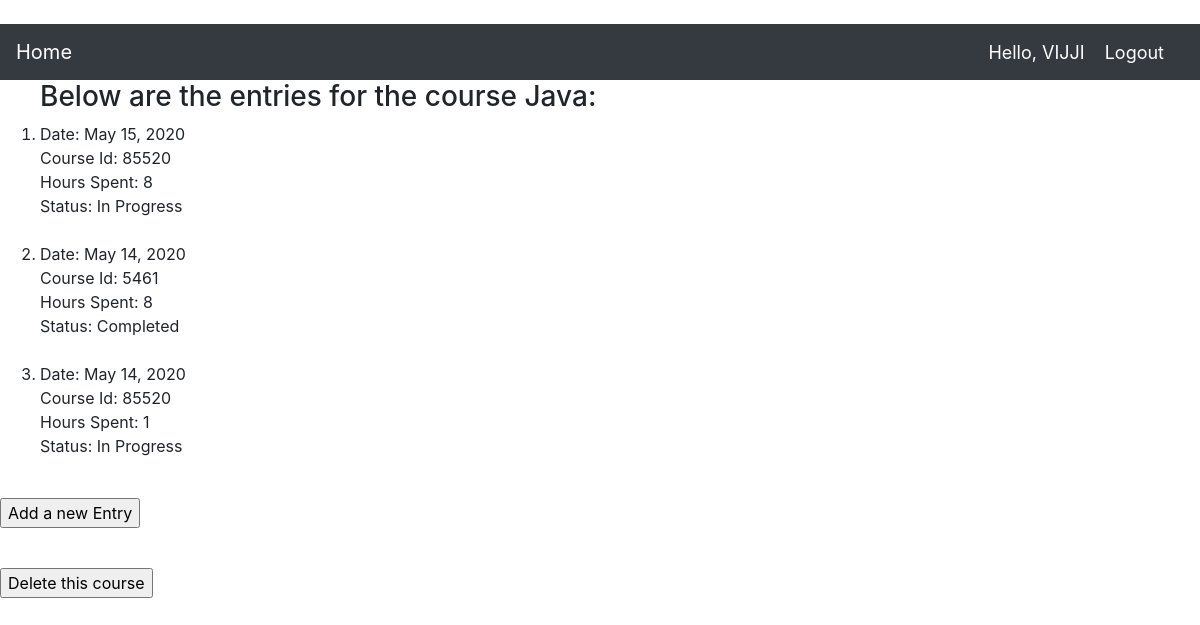
The page /entrypage/2 (signed in) on the database its author committed.
### learning_logs/models.py (models this page shows)
class Course(models.Model):
    course_name=models.CharField(max_length=100)
    owner=models.ForeignKey(User, on_delete=models.CASCADE)
    def __str__(self):
        return self.course_name

class Entry(models.Model):
    course_name=models.ForeignKey(Course, on_delete=models.CASCADE)
    course_id=models.CharField(max_length=10)
    Date=models.DateField()
    Hours_spent=models.IntegerField()
    statuses=[
        ('In Progress','In Progress'),
        ('Completed','Completed'),
        ]
    status=models.CharField(max_length=15, choices=statuses)
    class Meta:
        verbose_name_plural='entries'

### learning_logs/views.py (the view)
# urls.py: path('entrypage/<int:cid>',views.entrypage,name='entrypage'),
@login_required(login_url='users:login')
def entrypage(request, cid):
    course=Course.objects.get(id=cid)
    entries=course.entry_set.all()
    context={'entries':entries,'cid':cid,'course':course}
    return render(request,'entrypage.html',context)

### learning_logs/Templates/entrypage.html
{% extends 'basepage.html' %}
{% block content %}
{% if entries %}
    <ol>
        <h3>Below are the entries for the course {{course}}:</h3>
        {% for entry in entries %}
        <li>
            Date:  {{entry.Date}}<br />
            Course Id:  {{entry.course_id}}<br />
            Hours Spent:  {{entry.Hours_spent}}<br />
            Status:  {{entry.status}}<br /><br />
        </li>
        {% endfor %}
     </ol>
{% else %}
        <p>Oops! No entries Yet.</p>
{% endif %}
<form action="{% url 'learning_logs:addentry' cid %}">
    <input type="submit" value="Add a new Entry" ></input>
</form><br />
        <form action="{% url 'learning_logs:delete_course' cid %}">
            <input type="submit" value="Delete this course"></input>
        </form>
{% endblock content %}

### learning_logs/Templates/basepage.html (shortened to what this page needs)
﻿<!doctype html>
<html lang="en">
<head>
    {% load static %}
    <link rel="stylesheet" href="https://stackpath.bootstrapcdn.com/bootstrap/4.4.1/css/bootstrap.min.css">
</head>
<body>
    <header>
        <nav class="navbar navbar-expand-lg navbar-dark bg-dark">
            <a class="navbar-brand" href="{% url 'learning_logs:home' %}">Home</a>
            <div class="collapse navbar-collapse" id="navbarSupportedContent">
                <ul class="navbar-nav ml-auto">
                    {% if user.is_authenticated %}
                    <span class="hello-msg">Hello, {{request.user}}</span>
                    <li class="nav-item">
                        <a class="hello-msg" href="{% url 'users:logout' %}">Logout</a>
                    </li>
                    {% else %}
                        <a class="hello-msg" href="{% url 'users:register' %}">Register</a>
                        <a class="hello-msg" href="{% url 'users:login' %}">Login</a>
                    {% endif %}
                </ul>
            </div>
        </nav>
    </header>
{% block content %}{% endblock content %}

### learning_logs/Templates/basepage.html (style rules this page uses)
.hello-msg { font-size: 18px; color: #fff; margin-right: 20px; }

### rows shown on the page
Course: course_name "Java"
Entry: Date "May 15, 2020", course_id "85520", Hours_spent "8", status "In Progress"
Entry: Date "May 14, 2020", course_id "5461", Hours_spent "8", status "Completed"
Entry: Date "May 14, 2020", course_id "85520", Hours_spent "1", status "In Progress"

### other values the page prints
{{ request.user }} "VIJJI"
